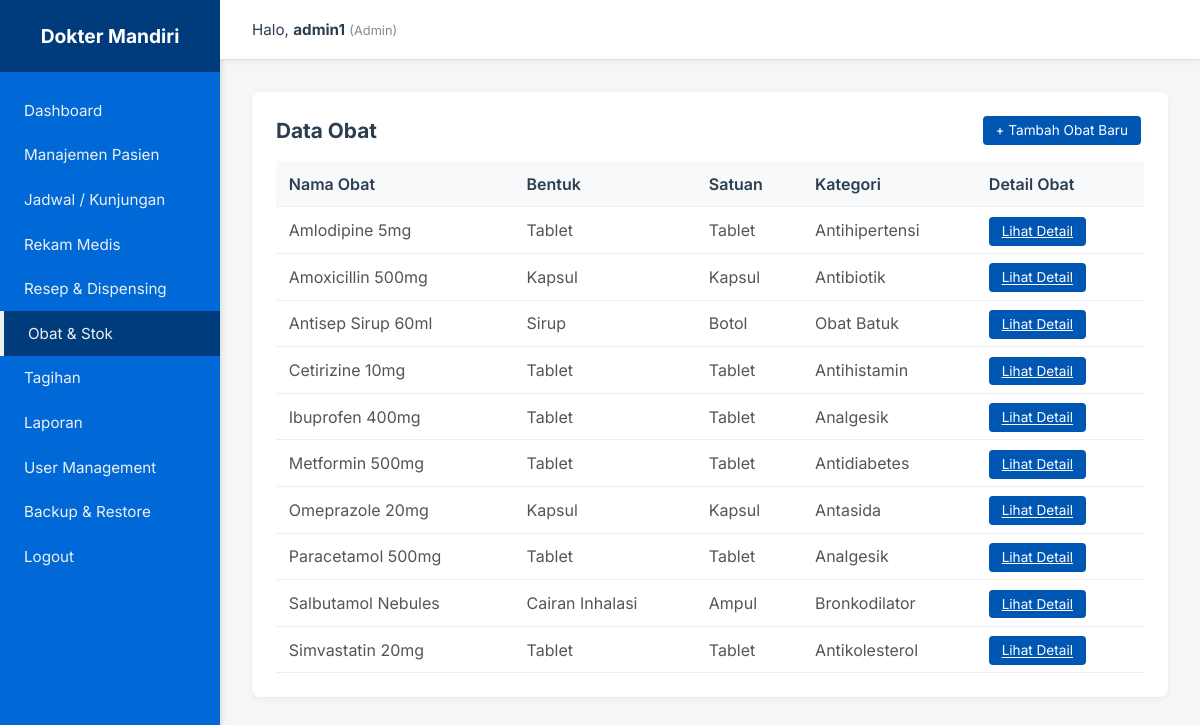
Screenshot of /klinik-mandiri/views/obat.php (signed in) with the database file from the repository.
### tables this page shows
CREATE TABLE Obat (
    obat_id INT PRIMARY KEY AUTO_INCREMENT,
    nama_obat VARCHAR(150) NOT NULL,
    bentuk_sediaan VARCHAR(50),
    satuan VARCHAR(20),
    kategori VARCHAR(50)
);

### klinik-mandiri/views/obat.php (the view, shortened to what this page needs)
<?php
$role_aktif = isset($_SESSION['role']) ? $_SESSION['role'] : 'Staf';
include '../config/koneksi.php';
$db = isset($koneksi) ? $koneksi : $GLOBALS['koneksi'];
$daftar_obat = [];
try {
    if (isset($db)) {
        $query = $db->query("SELECT obat_id, nama_obat, bentuk_sediaan, satuan, kategori
                             FROM Obat
                             ORDER BY nama_obat ASC");
        $daftar_obat = $query->fetchAll(PDO::FETCH_ASSOC);
    }
} catch (PDOException $e) {
    error_log("Database Error pada obat.php: " . $e->getMessage());
    $error_message = "Gagal memuat data obat. Pesan: " . $e->getMessage();
}
?>
<!DOCTYPE html>
<html lang="id">
<head>
    <link rel="stylesheet" href="../assets/style.css">
</head>
<body>
    <div class="app-container">
        <aside class="sidebar">
            <div class="sidebar-header">Dokter Mandiri</div>
            <ul class="sidebar-menu">
                <li><a href="dashboard.php">Dashboard</a></li>
                <li><a href="pasien.php">Manajemen Pasien</a></li>
                <li><a href="kunjungan.php">Jadwal / Kunjungan</a></li>
                <li><a href="rekam_medis.php">Rekam Medis</a></li>
                <?php if (in_array($role_aktif, ['Admin', 'Doctor', 'Dokter', 'Apoteker'])): ?>
                    <li><a href="resep.php">Resep & Dispensing</a></li>
                <?php endif; ?>
                <li><a href="obat.php" class="active">Obat & Stok</a></li>
                <?php if (in_array($role_aktif, ['Admin', 'Resepsionis'])): ?>
                    <li><a href="tagihan.php">Tagihan</a></li>
                <?php endif; ?>
                <li><a href="laporan.php">Laporan</a></li>
                <?php if ($role_aktif === 'Admin'): ?>
                    <li><a href="users.php">User Management</a></li>
                    <li><a href="utility.php">Backup & Restore</a></li>
                <?php endif; ?>
                <li><a href="#" onclick="logout(); return false;">Logout</a></li>
            </ul>
        </aside>
        <div class="main-content">
            <header class="topbar">
                <div>Halo, <strong id="userDisplay"><?= htmlspecialchars($_SESSION['username']); ?></strong> <span style="font-size: 0.8rem; color: #7f8c8d;">(<?= htmlspecialchars($role_aktif); ?>)</span></div>
            </header>
            <main class="content-area">
                <div class="table-container">
                    <div class="table-header">
                        <h2>Data Obat</h2>
                        <button class="btn btn-small" id="btnAdd">+ Tambah Obat Baru</button>
                    </div>
                    <table>
                        <thead>
                            <tr>
                                <th>Nama Obat</th>
                                <th>Bentuk</th>
                                <th>Satuan</th>
                                <th>Kategori</th>
                                <th>Detail Obat</th>
                            </tr>
                        </thead>
                        <tbody>
                            <?php if (!empty($daftar_obat)): ?>
                                <?php foreach ($daftar_obat as $obat): ?>
                                    <tr>
                                        <td><?= htmlspecialchars($obat['nama_obat']); ?></td>
                                        <td><?= htmlspecialchars($obat['bentuk_sediaan'] ?? '-'); ?></td>
                                        <td><?= htmlspecialchars($obat['satuan'] ?? '-'); ?></td>
                                        <td><?= htmlspecialchars($obat['kategori'] ?? '-'); ?></td>
                                        <td>
                                            <a href="detail_obat.php?id=<?= urlencode($obat['obat_id']); ?>" class="btn btn-small" onclick="window.location.href=this.href; return false;">Lihat Detail</a>
                                        </td>
                                    </tr>
                                <?php endforeach; ?>
                            <?php endif; ?>
                        </tbody>
                    </table>
                </div>
            </main>
        </div>
    </div>
</body>
</html>

### klinik-mandiri/assets/style.css (style rules this page uses)
* { margin: 0; padding: 0; box-sizing: border-box; font-family: 'Inter', sans-serif; }
body { background-color: #f4f7f6; color: #333; }
.btn { width: 100%; padding: 0.7rem; background-color: #0056b3; color: white; border: none; border-radius: 4px; font-size: 1rem; cursor: pointer; transition: 0.3s; }
.btn-small { width: auto; padding: 0.4rem 0.8rem; font-size: 0.85rem; margin-right: 0.2rem; }
.app-container { display: flex; min-height: 100vh; }
.sidebar { width: 220px; background-color: #0068d7; color: #fff; display: flex; flex-direction: column; box-shadow: 2px 0 5px rgba(0, 0, 0, 0.1); }
.sidebar-header { padding: 1.5rem; background-color: #003c7c; text-align: center; font-weight: bold; font-size: 1.2rem; }
.sidebar-menu { list-style: none; padding: 1rem 0; overflow-y: auto; }
.sidebar-menu li a { color: #ecf0f1; text-decoration: none; padding: 0.8rem 1.5rem; display: block; transition: 0.2s; font-size: 0.95rem; }
.sidebar-menu li a:hover, .sidebar-menu li a.active { background-color: #003c7c; border-left: 4px solid #ecf0f1; padding-left: 1.5rem; }
.main-content { flex: 1; display: flex; flex-direction: column; }
.topbar { background-color: #fff; height: 60px; display: flex; justify-content: space-between; align-items: center; padding: 0 2rem; box-shadow: 0 2px 4px rgba(0,0,0,0.05); border-bottom: 1px solid #e0e0e0; }
.topbar div { font-size: 0.95rem; color: #2c3e50; }
.content-area { padding: 2rem; flex: 1; overflow-y: auto; }
.table-container { background: #fff; padding: 1.5rem; border-radius: 8px; box-shadow: 0 2px 5px rgba(0,0,0,0.05); margin-bottom: 1.5rem; }
.table-header { display: flex; justify-content: space-between; align-items: center; margin-bottom: 1rem; }
.table-header h2 { font-size: 1.3rem; color: #2c3e50; }
table { width: 100%; border-collapse: collapse; }
table th, table td { padding: 0.8rem; text-align: left; border-bottom: 1px solid #eee; }
table th { background-color: #f8f9fa; font-weight: 600; color: #2c3e50; }
table td { color: #555; }
.sidebar { min-width: 220px; width: 220px; flex-shrink: 0; }

### rows the page displays
obat: nama_obat "Amlodipine 5mg", bentuk_sediaan "Tablet", satuan "Tablet", kategori "Antihipertensi"
obat: nama_obat "Amoxicillin 500mg", bentuk_sediaan "Kapsul", satuan "Kapsul", kategori "Antibiotik"
obat: nama_obat "Antisep Sirup 60ml", bentuk_sediaan "Sirup", satuan "Botol", kategori "Obat Batuk"
obat: nama_obat "Cetirizine 10mg", bentuk_sediaan "Tablet", satuan "Tablet", kategori "Antihistamin"
obat: nama_obat "Ibuprofen 400mg", bentuk_sediaan "Tablet", satuan "Tablet", kategori "Analgesik"
obat: nama_obat "Metformin 500mg", bentuk_sediaan "Tablet", satuan "Tablet", kategori "Antidiabetes"
obat: nama_obat "Omeprazole 20mg", bentuk_sediaan "Kapsul", satuan "Kapsul", kategori "Antasida"
obat: nama_obat "Paracetamol 500mg", bentuk_sediaan "Tablet", satuan "Tablet", kategori "Analgesik"
obat: nama_obat "Salbutamol Nebules", bentuk_sediaan "Cairan Inhalasi", satuan "Ampul", kategori "Bronkodilator"
obat: nama_obat "Simvastatin 20mg", bentuk_sediaan "Tablet", satuan "Tablet", kategori "Antikolesterol"

### other values shown
$role_aktif "Admin"
